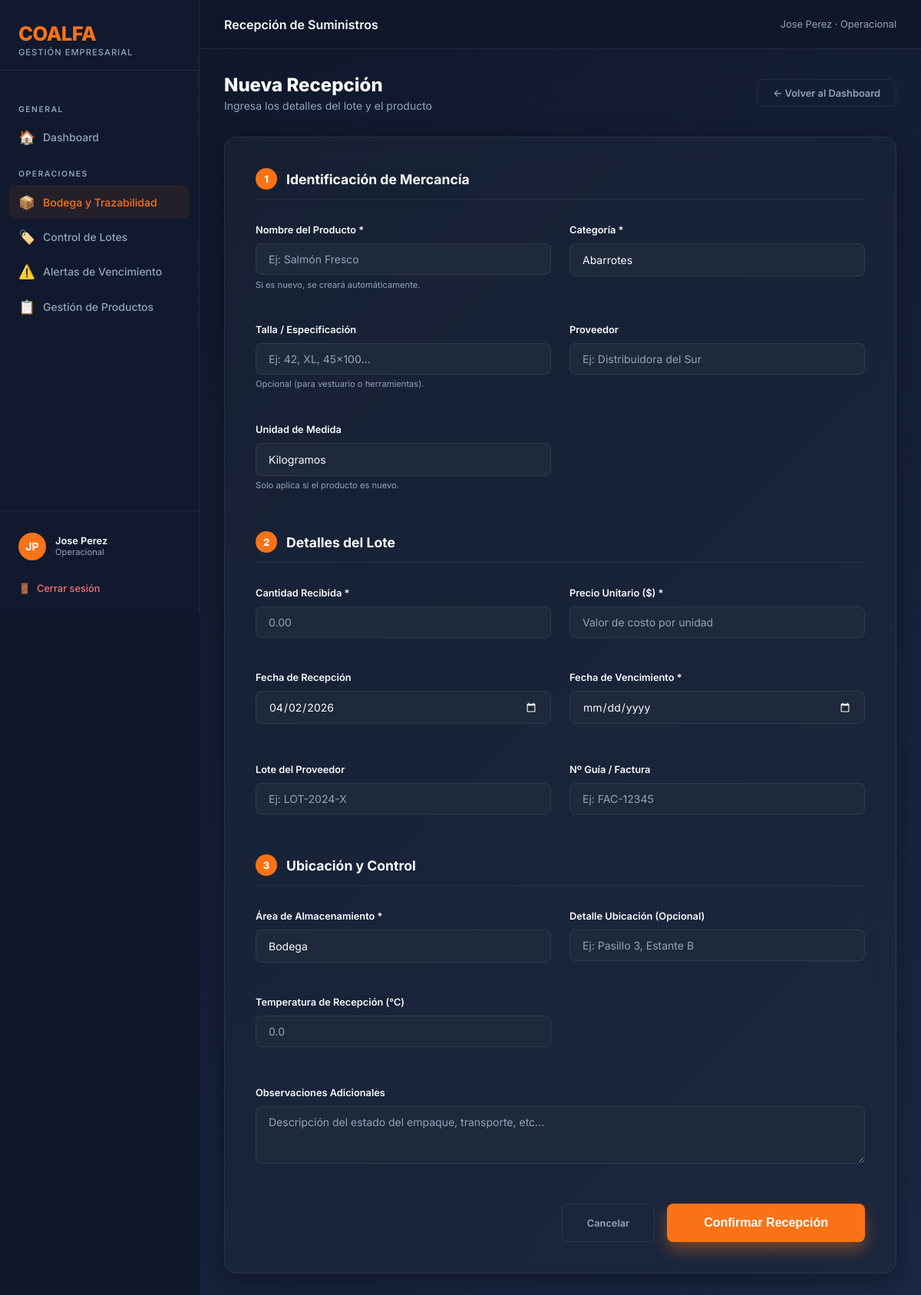
The app's page /inventario/recibir/ (signed in) with its own data.
### coalfa/models.py (models this page shows, shortened)
class Usuario(AbstractBaseUser, PermissionsMixin):
    ROL_CHOICES = [
        ("ADMIN", "Administrador"),
        ("RRHH", "Recursos Humanos"),
        ("OPERACIONAL", "Operacional"),
        ("GERENTE", "Gerente"),
    ]
    rut = models.CharField(max_length=12, unique=True, verbose_name="RUT", validators=[rut_validator])
    nombre = models.CharField(max_length=60, verbose_name="Nombre")
    apellido = models.CharField(max_length=60, verbose_name="Apellido")
    rol = models.CharField(max_length=15, choices=ROL_CHOICES, default="RRHH", verbose_name="Rol")
    is_active = models.BooleanField(default=True, verbose_name="Activo")
    is_staff = models.BooleanField(default=False, verbose_name="Es staff")
    solicitud_pendiente = models.BooleanField(default=False, verbose_name="Solicitud pendiente de aprobación")
    date_joined = models.DateTimeField(default=timezone.now, verbose_name="Fecha de registro")
    USERNAME_FIELD = "rut"
    REQUIRED_FIELDS = ["nombre", "apellido"]
    objects = UsuarioManager()
    def get_full_name(self):
        return f"{self.nombre} {self.apellido}"
    class Meta:
        verbose_name = "Usuario"
        verbose_name_plural = "Usuarios"

### inventario/views.py (the view, shortened to what this page needs)
# urls.py: path("recibir/", views.recibir_lote, name="inventario_recibir_lote"),
@operacional_required
def recibir_lote(request):
    productos = Producto.objects.all().order_by("nombre")
    proveedores = Proveedor.objects.all().order_by("nombre")
    unidades = Producto.UNIDAD_CHOICES
    return render(request, "inventario/recibir_lote.html", {
        "productos": productos,
        "proveedores": proveedores,
        "ubicaciones": Lote.UBICACION_CHOICES,
        "unidades": unidades,
        "categorias": Producto.CATEGORIA_CHOICES,
        "hoy": datetime.date.today().isoformat(),
    })

### coalfa/context_processors.py (called while the page is built)
def solicitudes_pendientes(request):
    if request.user.is_authenticated and getattr(request.user, 'rol', None) == 'ADMIN':
        count = Usuario.objects.filter(solicitud_pendiente=True).count()
        return {'solicitudes_count': count}
    return {}

### inventario/templates/inventario/recibir_lote.html (shortened to what this page needs)
{% extends 'base.html' %}
{% block topbar_title %}Recepción de Suministros{% endblock %}
{% block nav_inventario %}active{% endblock %}
{% block content %}
<div style="max-width: 900px; margin: 0 auto;">
    <div style="display:flex; justify-content:space-between; align-items:center; margin-bottom:2rem;">
        <div>
            <h1 class="page-title">Nueva Recepción</h1>
            <p class="page-subtitle" style="margin-bottom:0;">Ingresa los detalles del lote y el producto</p>
        </div>
        <a href="{% url 'inventario_dashboard' %}" class="btn btn-ghost">← Volver al Dashboard</a>
    </div>
    <form method="POST" autocomplete="off" class="glass-form-card">
        <div class="form-section-header">
            <div class="section-number">1</div>
            <h2 style="font-size:1.1rem; font-weight:700;">Identificación de Mercancía</h2>
        </div>
        <div class="enterprise-grid">
            <div class="form-group">
                <label class="form-label">Nombre del Producto *</label>
                <div class="ac-wrap">
                    <input type="text" id="producto_nombre" name="producto_nombre" class="form-control" placeholder="Ej: Salmón Fresco" required>
                </div>
                <small style="color:var(--text-muted); font-size:0.7rem; margin-top:0.4rem; display:block;">Si es nuevo, se creará automáticamente.</small>
            </div>
            <div class="form-group">
                <label class="form-label">Categoría *</label>
                <select name="categoria" class="form-control" required>
                    {% for key, label in categorias %}
                    <option value="{{ key }}">{{ label }}</option>
                    {% endfor %}
                </select>
            </div>
            <div class="form-group">
                <label class="form-label">Talla / Especificación</label>
                <input type="text" name="talla" class="form-control" placeholder="Ej: 42, XL, 45x100...">
                <small style="color:var(--text-muted); font-size:0.7rem;">Opcional (para vestuario o herramientas).</small>
            </div>
            <div class="form-group">
                <label class="form-label">Proveedor</label>
                <div class="ac-wrap">
                    <input type="text" id="proveedor_nombre" name="proveedor_nombre" class="form-control" placeholder="Ej: Distribuidora del Sur">
                </div>
            </div>
            <div class="form-group">
                <label class="form-label">Unidad de Medida</label>
                <select name="unidad_medida" class="form-control">
                    {% for key, label in unidades %}
                    <option value="{{ key }}" {% if key == "KG" %}selected{% endif %}>{{ label }}</option>
                    {% endfor %}
                </select>
                <small style="color:var(--text-muted); font-size:0.7rem;">Solo aplica si el producto es nuevo.</small>
            </div>
        </div>
        <div class="form-section-header">
            <div class="section-number">2</div>
            <h2 style="font-size:1.1rem; font-weight:700;">Detalles del Lote</h2>
        </div>
        <div class="enterprise-grid">
            <div class="form-group">
                <label class="form-label">Cantidad Recibida *</label>
                <input type="number" name="cantidad" step="0.01" class="form-control" placeholder="0.00" required>
            </div>
            <div class="form-group">
                <label class="form-label">Precio Unitario ($) *</label>
                <input type="number" name="precio_unitario" step="0.01" class="form-control" placeholder="Valor de costo por unidad" required>
            </div>
            <div class="form-group">
                <label class="form-label">Fecha de Recepción</label>
                <input type="date" name="fecha_recepcion" class="form-control" value="{{ hoy }}" required>
            </div>
            <div class="form-group">
                <label class="form-label">Fecha de Vencimiento *</label>
                <input type="date" name="fecha_vencimiento" class="form-control" required>
            </div>
        </div>
        <div class="enterprise-grid">
            <div class="form-group">
                <label class="form-label">Lote del Proveedor</label>
                <input type="text" name="numero_lote_proveedor" class="form-control" placeholder="Ej: LOT-2024-X">
            </div>
            <div class="form-group">
                <label class="form-label">Nº Guía / Factura</label>
                <input type="text" name="numero_guia" class="form-control" placeholder="Ej: FAC-12345">
            </div>
        </div>
        <div class="form-section-header">
            <div class="section-number">3</div>
            <h2 style="font-size:1.1rem; font-weight:700;">Ubicación y Control</h2>
        </div>
        <div class="enterprise-grid">
            <div class="form-group">
                <label class="form-label">Área de Almacenamiento *</label>
                <select name="ubicacion_actual" id="ubicacion_select" class="form-control" required onchange="toggleOtroUbicacion(this)">
                    {% for key, label in ubicaciones %}
                    <option value="{{ key }}" {% if key == "BODEGA" %}selected{% endif %}>{{ label }}</option>
                    {% endfor %}
                </select>
            </div>
            <div class="form-group" id="detalle_normal_wrap">
                <label class="form-label">Detalle Ubicación (Opcional)</label>
                <input type="text" name="ubicacion_detalle" id="detalle_normal_input" class="form-control" placeholder="Ej: Pasillo 3, Estante B">
            </div>
            <div class="form-group">
                <label class="form-label">Temperatura de Recepción (°C)</label>
                <input type="number" name="temperatura_recepcion" step="0.1" class="form-control" placeholder="0.0">
            </div>
        </div>
        <div class="form-group" style="margin-top:1.5rem;">
            <label class="form-label">Observaciones Adicionales</label>
            <textarea name="observaciones" class="form-control" rows="3" placeholder="Descripción del estado del empaque, transporte, etc..."></textarea>
        </div>
        <div style="display:flex; justify-content:flex-end; gap:1rem; margin-top:3rem;">
            <a href="{% url 'inventario_dashboard' %}" class="btn btn-ghost" style="padding:1rem 2rem;">Cancelar</a>
            <button type="submit" class="btn btn-primary" style="padding:1rem 3rem; font-size:1rem; box-shadow: 0 10px 20px var(--accent-glow);">
                Confirmar Recepción
            </button>
        </div>
    </form>
</div>
{% endblock %}

### templates/base.html (shortened to what this page needs)
<!DOCTYPE html>
<html lang="es">
<head>
    <link rel="stylesheet" href="https://unpkg.com/nprogress@0.2.0/nprogress.css" />
</head>
<body>
    <div class="sidebar">
        <div class="sidebar-brand">
            <div class="logo-text">COALFA</div>
            <div class="logo-sub">Gestión Empresarial</div>
        </div>
        <nav class="sidebar-nav">
            <div class="nav-section-label">General</div>
            <a href="{% url 'dashboard' %}" class="nav-item {% block nav_home %}{% endblock %}">
                <span class="icon">🏠</span> Dashboard
            </a>
            {% if user.rol == 'OPERACIONAL' or user.rol == 'ADMIN' %}
            <div class="nav-section-label">Operaciones</div>
            <a href="{% url 'inventario_dashboard' %}" class="nav-item {% block nav_inventario %}{% endblock %}">
                <span class="icon">📦</span> Bodega y Trazabilidad
            </a>
            <a href="{% url 'inventario_lista_lotes' %}" class="nav-item {% block nav_lotes %}{% endblock %}">
                <span class="icon">🏷️</span> Control de Lotes
            </a>
            <a href="{% url 'inventario_alertas' %}" class="nav-item {% block nav_alertas %}{% endblock %}">
                <span class="icon">⚠️</span> Alertas de Vencimiento
            </a>
            <a href="{% url 'inventario_lista_productos' %}" class="nav-item {% block nav_productos %}{% endblock %}">
                <span class="icon">📋</span> Gestión de Productos
            </a>
            {% endif %}
        </nav>
        <div class="sidebar-footer">
            <div class="user-info">
                <div class="user-avatar">{{ user.nombre|first }}{{ user.apellido|first }}</div>
                <div>
                    <div class="user-name">{{ user.get_full_name }}</div>
                    <div class="user-role">{{ user.get_rol_display }}</div>
                </div>
            </div>
            <a href="{% url 'logout' %}" class="btn-logout">
                <span>🚪</span> Cerrar sesión
            </a>
        </div>
    </div>
    <div class="main-wrapper">
        <div class="topbar">
            <div class="topbar-title">{% block topbar_title %}Dashboard{% endblock %}</div>
            <div class="topbar-breadcrumb">{{ user.get_full_name }} · {{ user.get_rol_display }}</div>
        </div>
        <div class="page-content">
            {% block content %}{% endblock %}
        </div>
    </div>
</body>
</html>

### records on screen
Usuario: nombre|first "J", apellido|first "P", get_full_name "Jose Perez", rol "Operacional"

### other values on screen
form field categoria "Abarrotes"
form field unidad_medida "Kilogramos"
form field ubicacion_actual "Bodega"
